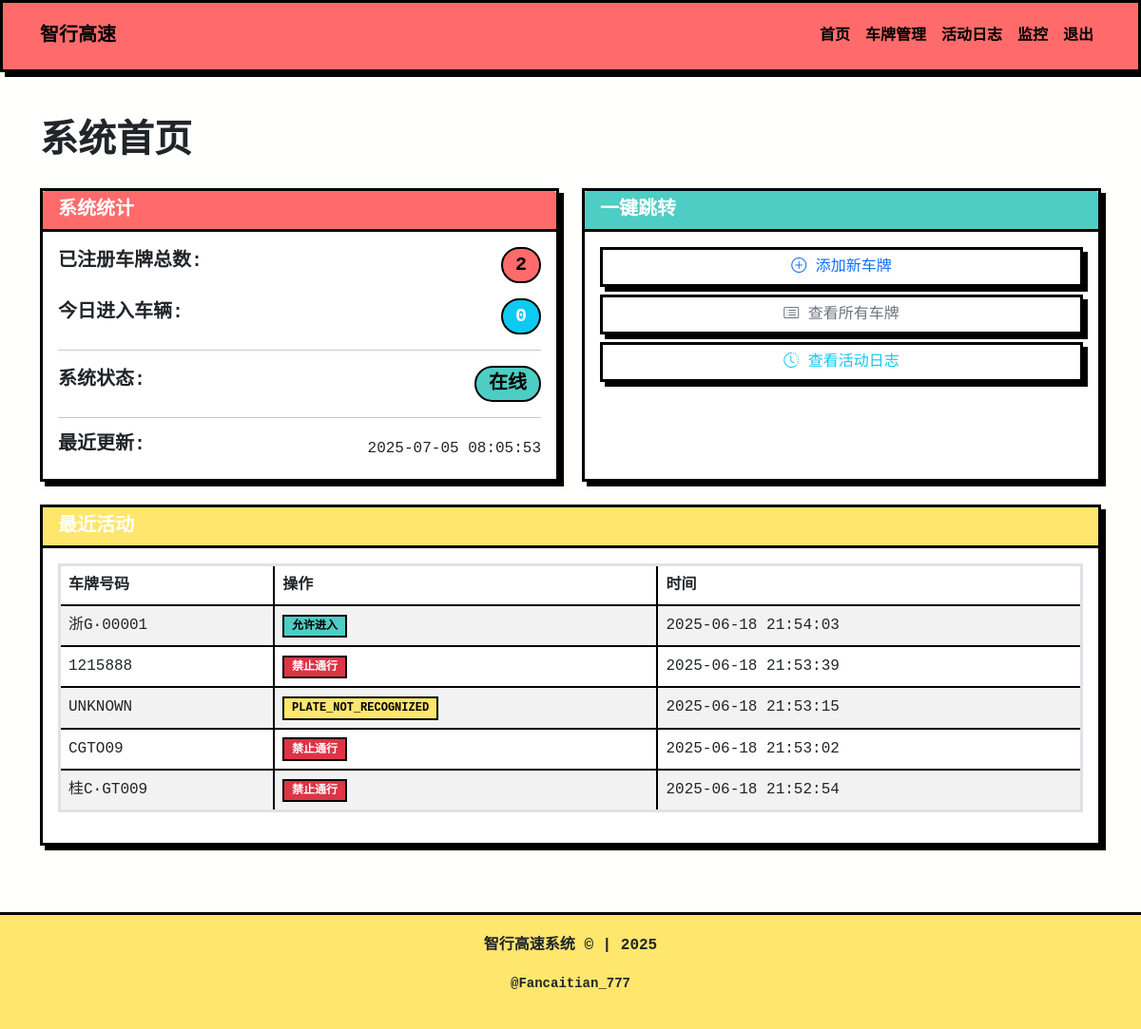
/dashboard (signed in), run on the app's committed database.
### tables this page shows
CREATE TABLE movement_log (id INTEGER PRIMARY KEY, plate_number TEXT, action TEXT, timestamp TIMESTAMP DEFAULT CURRENT_TIMESTAMP);

### plate_manager_wui.py (the view)
@app.route("/dashboard")
@login_required
def dashboard():
    try:
        count_result = execute_db_query("SELECT COUNT(*) as count FROM plates", fetch=True)
        plate_count = count_result[0]['count'] if count_result and count_result[0] else 0
        today = datetime.now().astimezone(LOCAL_TIMEZONE).strftime("%Y-%m-%d")
        today_entries = execute_db_query(
            "SELECT COUNT(*) as count FROM movement_log WHERE action='ACCESS_GRANTED' AND DATE(timestamp)=?",
            (today,),
            fetch=True
        )
        today_count = today_entries[0]['count'] if today_entries and today_entries[0] else 0
        recent_activity = execute_db_query(
            "SELECT plate_number, action, timestamp FROM movement_log ORDER BY timestamp DESC LIMIT 5",
            fetch=True
        ) or []
        for entry in recent_activity:
            entry['timestamp'] = utc_to_local(datetime.strptime(entry['timestamp'], '%Y-%m-%d %H:%M:%S')).strftime('%Y-%m-%d %H:%M:%S')
        return render_template(
            "dashboard.html",
            plate_count=plate_count,
            today_entries=today_count,
            recent_activity=recent_activity
        )
    except Exception as e:
        logging.error(f"Dashboard error: {str(e)}")
        flash("加载时出错", "danger")
        return render_template("dashboard.html", error=True)

### plate_manager_wui.py (called while the page is built)
def execute_db_query(query, params=(), fetch=False):
    with db_lock:
        try:
            conn = sqlite3.connect(db_path)
            conn.row_factory = sqlite3.Row  # 设置行工厂为Row
            cursor = conn.cursor()
            cursor.execute(query, params)
            if fetch:
                result = cursor.fetchall()
                return [dict(row) for row in result]
            else:
                conn.commit()
                return None
        except Exception as e:
            logging.error(f"Database error: {str(e)}")
            return None
        finally:
            conn.close()

def utc_to_local(utc_dt):
    if utc_dt is None:
        return None
    try:
        if utc_dt.tzinfo is not None:
            return utc_dt.astimezone(LOCAL_TIMEZONE)
        return pytz.utc.localize(utc_dt).astimezone(LOCAL_TIMEZONE)
    except Exception as e:
        logging.error(f"Time conversion error: {str(e)}")
        return utc_dt

@app.context_processor
def inject_now():
    return {'now': datetime.now().astimezone(LOCAL_TIMEZONE)}

def login_required(func):
    @functools.wraps(func)
    def secure_function(*args, **kwargs):
        if "logged_in" not in session:
            flash("请登录以访问页面", "danger")
            return redirect(url_for("login"))
        return func(*args, **kwargs)
    return secure_function

### templates/dashboard.html (shortened to what this page needs)
{% extends "base.html" %}
{% block content %}
<div class="row">
    <div class="col-12">
        <h1 class="mb-4">系统首页</h1>
    </div>
</div>
<div class="row">
    <div class="col-md-6 mb-4">
        <div class="card h-100">
            <div class="card-header bg-primary text-white">
                <h5 class="mb-0">系统统计</h5>
            </div>
            <div class="card-body">
                <div class="d-flex justify-content-between align-items-center mb-3">
                    <h5>已注册车牌总数:</h5>
                    <span class="badge bg-primary rounded-pill fs-5">{{ plate_count }}</span>
                </div>
                <div class="d-flex justify-content-between align-items-center mb-3">
                    <h5>今日进入车辆:</h5>
                    <span class="badge bg-info rounded-pill fs-5">{{ today_entries }}</span>
                </div>
                <hr>
                <div class="d-flex justify-content-between align-items-center mb-3">
                    <h5>系统状态:</h5>
                    <span class="badge bg-success rounded-pill fs-5">在线</span>
                </div>
                <hr>
                <div class="d-flex justify-content-between align-items-center">
                    <h5>最近更新:</h5>
                    <span>{{ now.strftime('%Y-%m-%d %H:%M:%S') }}</span>
                </div>
            </div>
        </div>
    </div>
    <div class="col-md-6 mb-4">
        <div class="card h-100">
            <div class="card-header bg-success text-white">
                <h5 class="mb-0">一键跳转</h5>
            </div>
            <div class="card-body">
                <div class="d-grid gap-2">
                    <a href="{{ url_for('add_plate') }}" class="btn btn-outline-primary">
                        <i class="bi bi-plus-circle"></i> 添加新车牌
                    </a>
                    <a href="{{ url_for('list_plates') }}" class="btn btn-outline-secondary">
                        <i class="bi bi-card-list"></i> 查看所有车牌
                    </a>
                    <a href="{{ url_for('view_logs') }}" class="btn btn-outline-info">
                        <i class="bi bi-clock-history"></i> 查看活动日志
                    </a>
                </div>
            </div>
        </div>
    </div>
</div>
<div class="row">
    <div class="col-12">
        <div class="card">
            <div class="card-header bg-info text-white">
                <h5 class="mb-0">最近活动</h5>
            </div>
            <div class="card-body">
                <div class="table-responsive">
                    <table class="table table-striped">
                        <thead>
                            <tr>
                                <th>车牌号码</th>
                                <th>操作</th>
                                <th>时间</th>
                            </tr>
                        </thead>
                        <tbody>
                            {% if recent_activity %}
                                {% for entry in recent_activity %}
                                <tr>
                                    <td>{{ entry.plate_number }}</td>
                                    <td>
                                        {% if entry.action == 'ACCESS_GRANTED' %}
                                        <span class="badge bg-success">允许进入</span>
                                        {% elif entry.action == 'ACCESS_DENIED' %}
                                        <span class="badge bg-danger">禁止通行</span>
                                        {% else %}
                                        <span class="badge bg-warning text-dark">{{ entry.action }}</span>
                                        {% endif %}
                                    </td>
                                    <td>{{ entry.timestamp }}</td>
                                </tr>
                                {% endfor %}
                            {% else %}
                                <tr>
                                    <td colspan="3" class="text-center">暂无最近活动</td>
                                </tr>
                            {% endif %}
                        </tbody>
                    </table>
                </div>
            </div>
        </div>
    </div>
</div>
{% endblock %}
{% block extra_css %}
<link rel="stylesheet" href="https://cdn.jsdelivr.net/npm/bootstrap-icons@1.8.1/font/bootstrap-icons.css">
{% endblock %}

### templates/base.html (shortened to what this page needs)
<!DOCTYPE html>
<html lang="zh">
<head>
    <link href="https://cdn.jsdelivr.net/npm/bootstrap@5.1.3/dist/css/bootstrap.min.css" rel="stylesheet">
    {% block extra_css %}{% endblock %}
</head>
<body>
    <nav class="navbar navbar-expand-lg">
        <div class="container">
            <a class="navbar-brand" href="{{ url_for('index') }}">智行高速</a>
            <div class="collapse navbar-collapse" id="navbarNav">
                <ul class="navbar-nav ms-auto">
                    {% if session.logged_in %}
                    <li class="nav-item">
                        <a class="nav-link" href="{{ url_for('dashboard') }}">首页</a>
                    </li>
                    <li class="nav-item">
                        <a class="nav-link" href="{{ url_for('list_plates') }}">车牌管理</a>
                    </li>
                    <li class="nav-item">
                        <a class="nav-link" href="{{ url_for('view_logs') }}">活动日志</a>
                    </li>
                    <li class="nav-item">
                        <a class="nav-link" href="{{ url_for('monitor') }}">监控</a>
                    </li>
                    <li class="nav-item">
                        <a class="nav-link" href="{{ url_for('logout') }}">退出</a>
                    </li>
                    {% else %}
                    <li class="nav-item">
                        <a class="nav-link" href="{{ url_for('login') }}">登录</a>
                    </li>
                    {% endif %}
                </ul>
            </div>
        </div>
    </nav>
    <div class="content">
        <div class="container">
            {% block content %}{% endblock %}
        </div>
    </div>
    <footer class="footer">
        <div class="container">
            <p>智行高速系统 &copy;  |  {{ now.year }}</p>
            <p><small>@Fancaitian_777</small></p>
        </div>
    </footer>
</body>
</html>

### templates/base.html (style rules this page uses)
:root { --primary-color: #ff6b6b; --secondary-color: #4ecdc4; --dark-color: #292f36; --light-color: #f7fff7; --accent-color: #ffe66d; }
body { background-color: #fffffe; font-family: 'Courier New', monospace; }
.card, .btn, .alert, .navbar, input, select, textarea { border: 3px solid #000; border-radius: 0; box-shadow: 5px 5px 0px #000; transition: transform 0.2s, box-shadow 0.2s; }
.navbar { background-color: var(--primary-color); margin-bottom: 30px; padding: 15px 0; }
.navbar .navbar-brand, .navbar .nav-link { color: #000; font-weight: bold; text-transform: uppercase; }
.card-header { background-color: var(--accent-color); color: #000; border-bottom: 3px solid #000; font-weight: bold; }
.card-header.bg-primary { background-color: var(--primary-color) !important; }
.card-header.bg-success { background-color: var(--secondary-color) !important; }
.card-header.bg-info, .card-header.bg-dark { background-color: var(--accent-color) !important; }
.badge { border: 2px solid #000; border-radius: 0; font-weight: bold; }
.badge.bg-success { background-color: var(--secondary-color) !important; color: #000 !important; }
.badge.bg-warning { background-color: var(--accent-color) !important; color: #000 !important; }
.badge.bg-primary { background-color: var(--primary-color) !important; color: #000 !important; }
table { border: 3px solid #000; }
th, td { border: 2px solid #000 !important; }
.footer { margin-top: 50px; padding: 20px 0; background-color: var(--accent-color); text-align: center; border-top: 3px solid #000; font-weight: bold; }
.content { min-height: calc(100vh - 180px); padding: 20px 0; }
h1, h2, h3, h4, h5 { font-weight: 900; text-transform: uppercase; }

### data on the page
movement_log: plate_number "浙G·00001", action "允许进入", timestamp "2025-06-18 21:54:03"
movement_log: plate_number "1215888", action "禁止通行", timestamp "2025-06-18 21:53:39"
movement_log: plate_number "UNKNOWN", action "PLATE_NOT_RECOGNIZED", timestamp "2025-06-18 21:53:15"
movement_log: plate_number "CGTO09", action "禁止通行", timestamp "2025-06-18 21:53:02"
movement_log: plate_number "桂C·GT009", action "禁止通行", timestamp "2025-06-18 21:52:54"

### other printed values
{{ plate_count }} "2"
{{ today_entries }} "0"
{{ now.strftime('%Y-%m-%d %H:%M:%S') }} "2025-07-05 08:05:53"
{{ now.year }} "2025"
